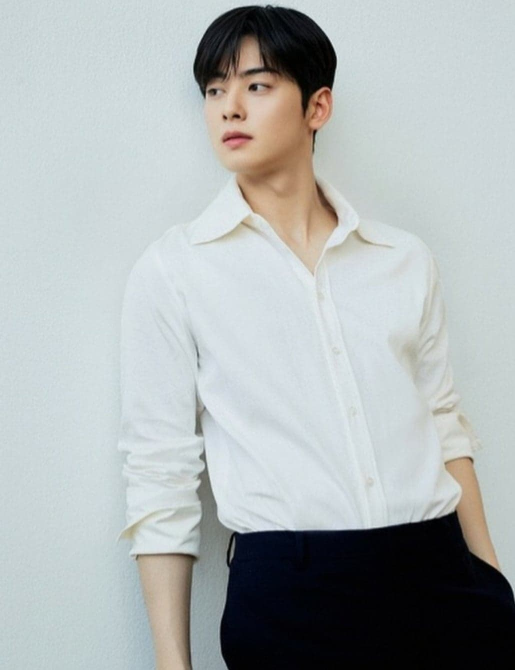
#> input picture Cha Eun Woo.jpg, 1030 x 1340 px (shown at 1/2 size)
$ jupyter execute --allow-errors Untitled0.ipynb   (shell and % lines are left out)
#> lines starting #> are read from the running program, lines starting #| are printed output that depends on the picture
<a href="https://colab.research.google.com/github/SadiaMourin/Age-and-Gender-detection/blob/main/Untitled0.ipynb" target="_parent"></a>

[cell 1]
%cd Age-and-Gender-detection

[cell 2]
#import required modules

import cv2 as cv
import math
import time
from google.colab.patches import cv2_imshow

[cell 3]
def getFaceBox(net, frame, conf_threshold=0.7):
    frameOpencvDnn = frame.copy()
    frameHeight = frameOpencvDnn.shape[0]
    frameWidth = frameOpencvDnn.shape[1]
    blob = cv.dnn.blobFromImage(frameOpencvDnn, 1.0, (300, 300), [104, 117, 123], True, False)

    net.setInput(blob)
    detections = net.forward()
    bboxes = []
    for i in range(detections.shape[2]):
        confidence = detections[0, 0, i, 2]
        if confidence > conf_threshold:
            x1 = int(detections[0, 0, i, 3] * frameWidth)
            y1 = int(detections[0, 0, i, 4] * frameHeight)
            x2 = int(detections[0, 0, i, 5] * frameWidth)
            y2 = int(detections[0, 0, i, 6] * frameHeight)
            bboxes.append([x1, y1, x2, y2])
            cv.rectangle(frameOpencvDnn, (x1, y1), (x2, y2), (0, 255, 0), int(round(frameHeight/150)), 8)
    return frameOpencvDnn, bboxes

faceProto = "modelNweight/opencv_face_detector.pbtxt"
faceModel = "modelNweight/opencv_face_detector_uint8.pb"

ageProto = "modelNweight/age_deploy.prototxt"
ageModel = "modelNweight/age_net.caffemodel"

genderProto = "modelNweight/gender_deploy.prototxt"
genderModel = "modelNweight/gender_net.caffemodel"

MODEL_MEAN_VALUES = (78.4263377603, 87.7689143744, 114.895847746)
ageList = ['(0-2)', '(4-6)', '(8-12)', '(15-20)', '(25-32)', '(38-43)', '(48-53)', '(60-100)']
genderList = ['Male', 'Female']

# Load network
#> (the rest of this cell did not finish here and is left out)

[cell 4]
input = cv.imread("Cha Eun Woo.jpg")
#> input is the input picture: shape (1340, 1030, 3); mean B, G, R 180.3, 180.2, 174.3
#> (the rest of this cell did not finish here and is left out)

[cell 5]
input = cv.imread("Lee Min Ho.jpg")
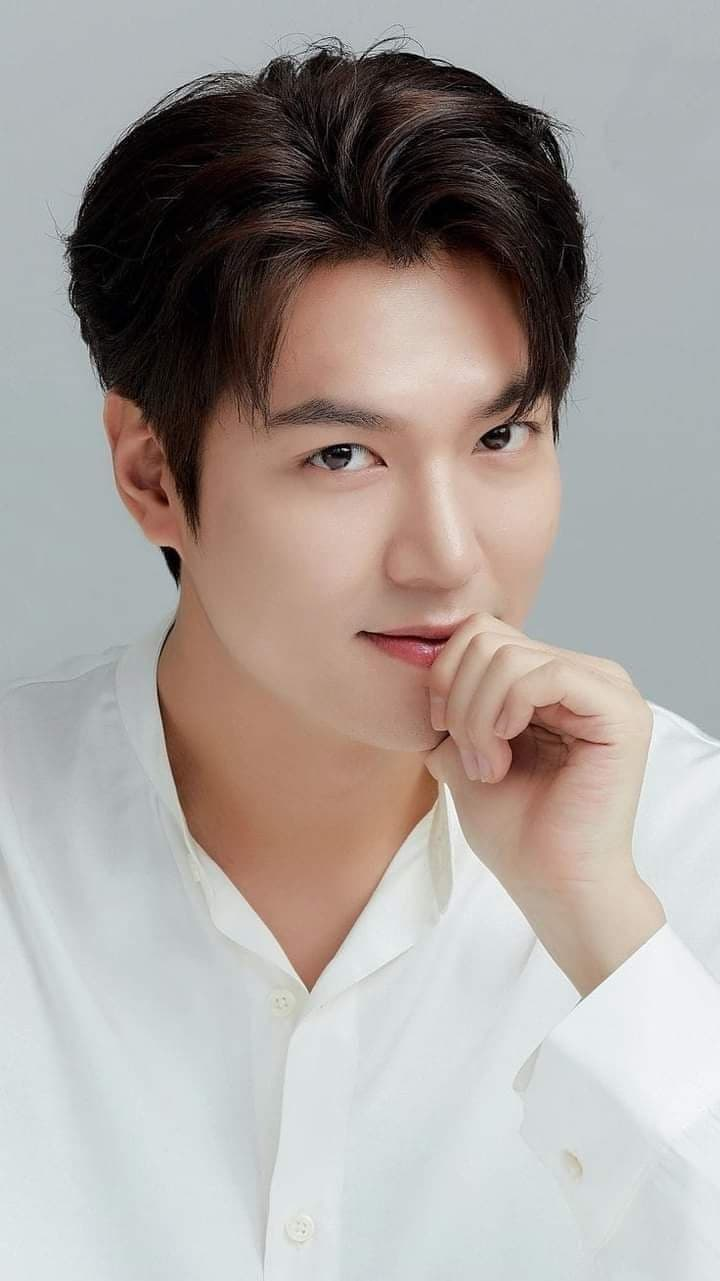
#> input picture Lee Min Ho.jpg, 720 x 1281 px
#> input is the input picture: shape (1281, 720, 3); mean B, G, R 157.3, 161, 168.5
#> (the rest of this cell did not finish here and is left out)

[cell 6]
input = cv.imread("Mourin.jpeg")
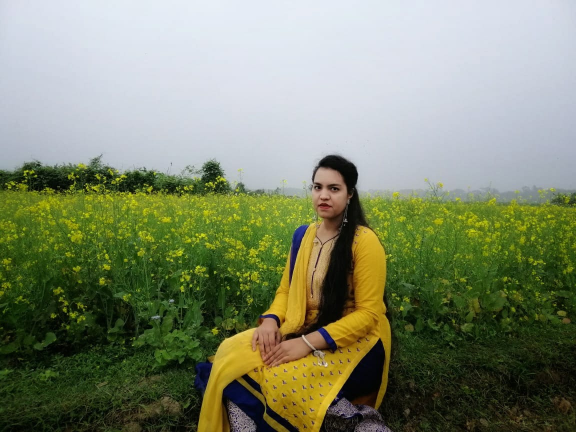
#> input picture Mourin.jpeg, 1152 x 864 px (shown at 1/2 size)
#> input is the input picture: shape (864, 1152, 3); mean B, G, R 108.9, 135.8, 128.1
#> (the rest of this cell did not finish here and is left out)
